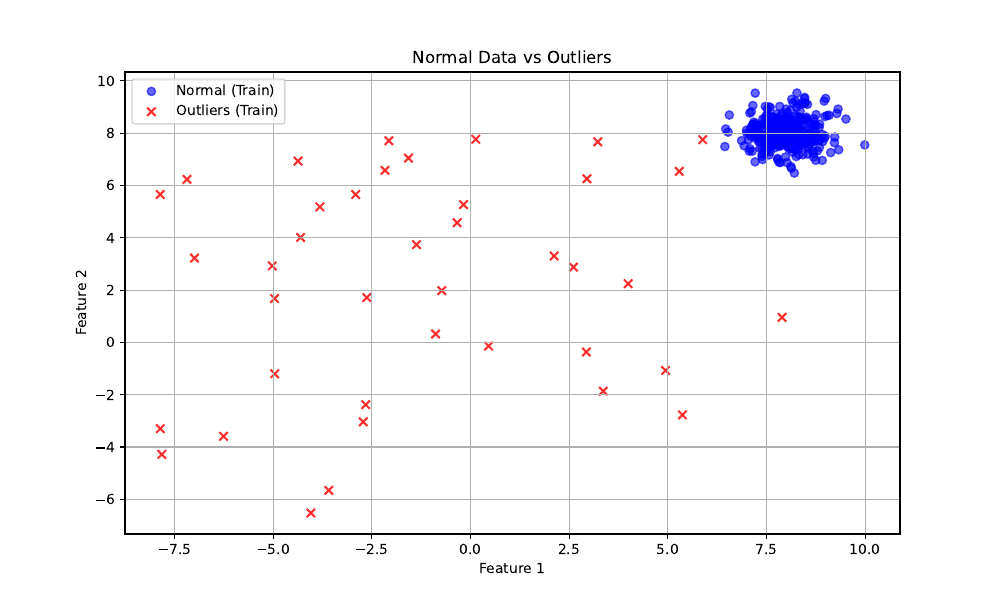

Here is the Python script that generated this plot:
import matplotlib.pyplot as plt

from pyod.utils.data import generate_data

X_train, X_test, y_train, y_test = samples = generate_data(n_train=400, n_test=100, n_features=2, contamination=0.1)

plt.figure(figsize=(10, 6))
plt.scatter(X_train[y_train == 0, 0], X_train[y_train == 0, 1], c="blue", label="Normal (Train)", alpha=0.6)
plt.scatter(X_train[y_train == 1, 0], X_train[y_train == 1, 1], c="red", label="Outliers (Train)", alpha=0.8, marker="x")
plt.xlabel("Feature 1")
plt.ylabel("Feature 2")
plt.title("Normal Data vs Outliers")
plt.legend()
plt.grid(True)
plt.savefig("./01.pdf")